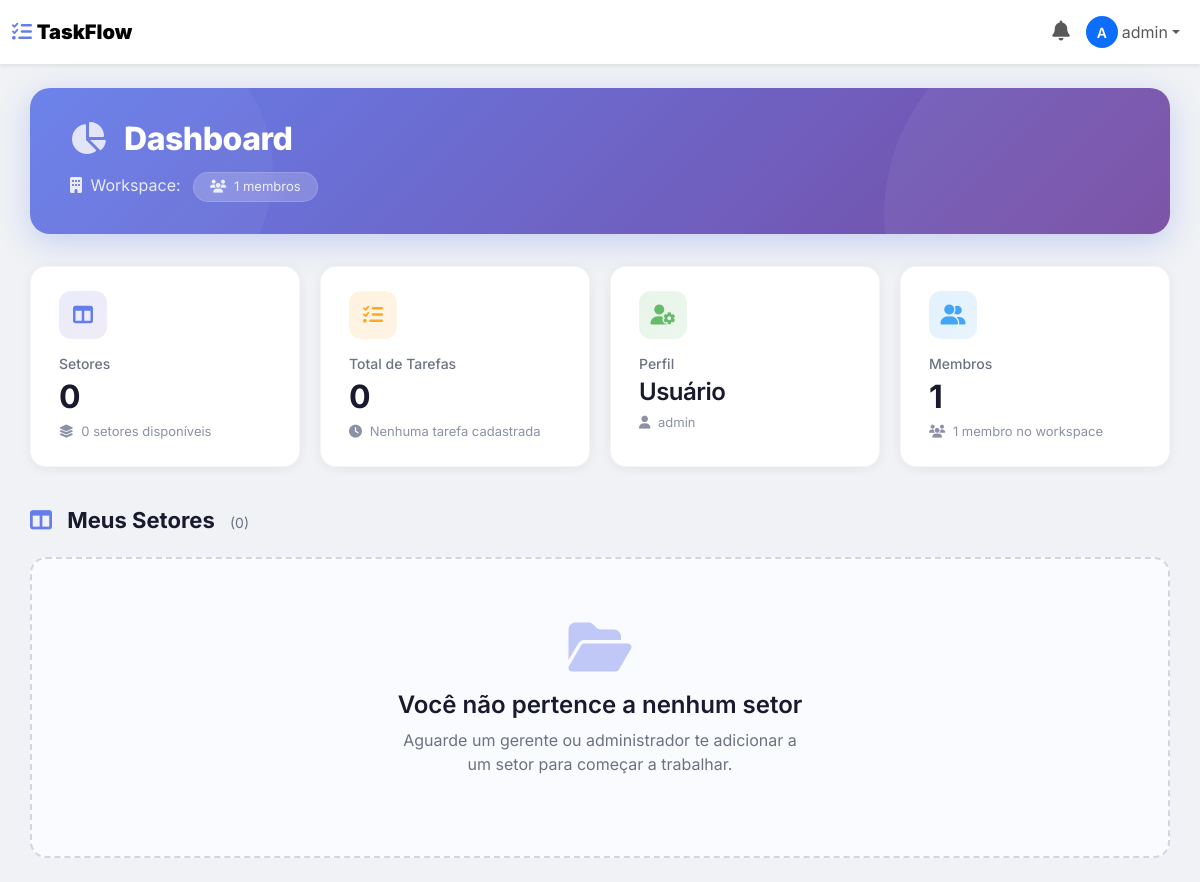
The page / (signed in) on the database its author committed.
### main/models.py (models this page shows, shortened)
class User(AbstractUser):
    TIPOS = (
        ("admin", "Administrador"),
        ("gerente", "Gerente"),
        ("usuario", "Usuário"),
    )
    tipo = models.CharField(
        max_length=20,
        choices=TIPOS,
        default="usuario"
    )
    workspace = models.ForeignKey(
        "Workspace",
        on_delete=models.SET_NULL,
        null=True,
        blank=True,
        related_name="usuarios"
    )

### main/views.py (the view)
# urls.py: 2. Add a URL to urlpatterns:  path('', views.home, name='home')
@login_required
def home(request):
    usuario = request.user
    workspace = usuario.workspace
    if usuario.tipo == 'admin':
        boards = Board.objects.all()
    elif usuario.tipo == 'gerente':
        boards = Board.objects.filter(workspace=workspace)
    else:
        boards_ids = BoardMember.objects.filter(
            usuario=usuario
        ).values_list('board_id', flat=True)
        boards = Board.objects.filter(
            workspace=workspace,
            id__in=boards_ids
        )
    usuarios = User.objects.filter(workspace=workspace)
    total_tarefas = Task.objects.filter(board__workspace=workspace).count()
    return render(
        request,
        "home.html",
        {
            "usuario": usuario,
            "workspace": workspace,
            "boards": boards,
            "usuarios": usuarios,
            "total_tarefas": total_tarefas
        }
    )

### main/templates/home.html (shortened to what this page needs)
{% load static %}
<!DOCTYPE html>
<html lang="pt-br">
<head>
    <link rel="stylesheet" href="https://cdnjs.cloudflare.com/ajax/libs/font-awesome/6.5.0/css/all.min.css">
    <link href="https://cdn.jsdelivr.net/npm/bootstrap@5.3.3/dist/css/bootstrap.min.css" rel="stylesheet">
    <link rel="stylesheet" href="{% static 'css/home.css' %}">
</head>
<body>
    {% include 'navbar.html' %}
    <div class="container-dashboard">
        <div class="dashboard-header">
            <h1>
                <i class="fas fa-chart-pie"></i> Dashboard
            </h1>
            <div class="workspace-info">
                <i class="fas fa-building me-1"></i> Workspace: <strong>{{ workspace.nome }}</strong>
                <span class="badge-workspace ms-2">
                    <i class="fas fa-users me-1"></i> {{ usuarios|length }} membros
                </span>
            </div>
        </div>
        <div class="stats-grid">
            <div class="stat-card">
                <div class="stat-icon purple">
                    <i class="fas fa-columns"></i>
                </div>
                <p class="stat-label">Setores</p>
                <h2 class="stat-value">{{ boards|length }}</h2>
                <div class="stat-sub">
                    <i class="fas fa-layer-group me-1"></i>
                    {% if boards|length == 1 %}
                    1 setor disponível
                    {% else %}
                    {{ boards|length }} setores disponíveis
                    {% endif %}
                </div>
            </div>
            <div class="stat-card">
                <div class="stat-icon orange">
                    <i class="fas fa-tasks"></i>
                </div>
                <p class="stat-label">Total de Tarefas</p>
                <h2 class="stat-value">{{ total_tarefas }}</h2>
                <div class="stat-sub">
                    <i class="fas fa-clock me-1"></i>
                    {% if total_tarefas == 0 %}
                    Nenhuma tarefa cadastrada
                    {% elif total_tarefas == 1 %}
                    1 tarefa em andamento
                    {% else %}
                    {{ total_tarefas }} tarefas em andamento
                    {% endif %}
                </div>
            </div>
            <div class="stat-card">
                <div class="stat-icon green">
                    <i class="fas fa-user-cog"></i>
                </div>
                <p class="stat-label">Perfil</p>
                <h2 class="stat-value" style="font-size:24px; font-weight:600;">
                    {{ usuario.get_tipo_display }}
                </h2>
                <div class="stat-sub">
                    <i class="fas fa-user me-1"></i> {{ usuario.username }}
                </div>
            </div>
            <div class="stat-card">
                <div class="stat-icon blue">
                    <i class="fas fa-user-friends"></i>
                </div>
                <p class="stat-label">Membros</p>
                <h2 class="stat-value">{{ usuarios|length }}</h2>
                <div class="stat-sub">
                    <i class="fas fa-users me-1"></i>
                    {% if usuarios|length == 1 %}
                    1 membro no workspace
                    {% else %}
                    {{ usuarios|length }} membros no workspace
                    {% endif %}
                </div>
            </div>
        </div>
        <div class="section-header">
            <h2>
                <i class="fas fa-columns"></i>
                {% if user.tipo == 'usuario' %}
                    Meus Setores
                {% else %}
                    Seus Setores
                {% endif %}
                <span style="font-size:14px; font-weight:400; color:#6b7280; margin-left:10px;">
                    ({{ boards|length }})
                </span>
            </h2>
        </div>
        {% if boards %}
        <div class="boards-grid">
            {% for board in boards %}
            <div class="board-card">
                <div class="board-icon {% cycle '' 'different-color' 'another-color' 'fourth-color' %}">
                    <i class="fas fa-{% cycle 'clipboard' 'folder' 'file-alt' 'list' 'sticky-note' 'tasks' %}"></i>
                </div>
                <h3>{{ board.nome }}</h3>
                <div class="board-meta">
                    <span>
                        <i class="fas fa-building"></i> {{ board.workspace.nome }}
                    </span>
                    <span>
                        <i class="fas fa-calendar-alt"></i> {{ board.criado_em|date:"d/m/Y" }}
                    </span>
                    {% if user.tipo == 'usuario' %}
                    <span class="badge bg-info" style="font-size:10px;">
                        <i class="fas fa-user-check"></i> Membro
                    </span>
                    {% endif %}
                    {% if board.privado %}
                    <span class="badge bg-warning" style="font-size:10px;">
                        <i class="fas fa-lock"></i> Privado
                    </span>
                    {% endif %}
                </div>
                <div class="board-footer">
                    <div class="task-count">
                        <i class="fas fa-tasks me-1"></i>
                        <strong>{{ board.tarefas.count }}</strong> tarefas
                    </div>
                    <a href="{% url 'board' board_id=board.id %}" class="btn-open-board">
                        Abrir <i class="fas fa-arrow-right"></i>
                    </a>
                </div>
            </div>
            {% endfor %}
        </div>
        {% else %}
        <div class="empty-state">
            <i class="fas fa-folder-open"></i>
            <h4>
                {% if user.tipo == 'usuario' %}
                    Você não pertence a nenhum setor
                {% else %}
                    Nenhum setor criado ainda
                {% endif %}
            </h4>
            <p>
                {% if user.tipo == 'usuario' %}
                    Aguarde um gerente ou administrador te adicionar a um setor para começar a trabalhar.
                {% else %}
                    Comece organizando seu trabalho! Crie seu primeiro setor
                    para começar a gerenciar suas tarefas.
                {% endif %}
            </p>
        </div>
        {% endif %}
    </div>
</body>
</html>

### main/templates/navbar.html (shortened to what this page needs)
<nav class="navbar navbar-expand-lg navbar-light bg-white shadow-sm">
    <div class="container-fluid">
        <a class="navbar-brand fw-bold" href="{% url 'home' %}">
            <i class="fas fa-tasks" style="color: #667eea;"></i>
            <strong>TaskFlow</strong>
        </a>
        <div class="collapse navbar-collapse" id="navbarNav">
            <ul class="navbar-nav ms-auto align-items-center">
                <li class="nav-item dropdown" id="notificacoes-dropdown">
                    <a class="nav-link position-relative" href="#" role="button" data-bs-toggle="dropdown" aria-expanded="false" id="sino-notificacoes">
                        <i class="fas fa-bell" style="font-size: 20px;"></i>
                    </a>
                </li>
                <li class="nav-item dropdown">
                    <a class="nav-link dropdown-toggle d-flex align-items-center" href="#" role="button" data-bs-toggle="dropdown">
                        {% if user.avatar %}
                        <img src="{{ user.avatar.url }}" alt="Avatar" class="rounded-circle me-1" style="width: 32px; height: 32px; object-fit: cover;">
                        {% else %}
                        <div class="rounded-circle bg-primary text-white d-inline-flex align-items-center justify-content-center me-1" style="width: 32px; height: 32px; font-size: 14px; font-weight: 600;">
                            {{ user.first_name|first|default:user.username|first|upper }}
                        </div>
                        {% endif %}
                        <span class="d-none d-md-inline">
                            {{ user.first_name|default:user.username }}
                        </span>
                    </a>
                </li>
            </ul>
        </div>
    </div>
</nav>

### static/css/home.css (style rules this page uses)
* { box-sizing: border-box; }
body { background: #f0f2f5; font-family: 'Inter', -apple-system, BlinkMacSystemFont, 'Segoe UI', Roboto, sans-serif; margin: 0; padding: 0; }
.container-dashboard { max-width: 1400px; margin: 0 auto; padding: 30px 40px; }
.dashboard-header { background: linear-gradient(135deg, #667eea 0%, #764ba2 100%); border-radius: 20px; padding: 32px 40px; margin-bottom: 32px; box-shadow: 0 8px 32px rgba(102, 126, 234, 0.3); position: relative; overflow: hidden; }
.dashboard-header::before { content: ''; position: absolute; top: -50%; right: -10%; width: 400px; height: 400px; background: rgba(255, 255, 255, 0.05); border-radius: 50%; pointer-events: none; }
.dashboard-header::after { content: ''; position: absolute; bottom: -60%; left: -5%; width: 300px; height: 300px; background: rgba(255, 255, 255, 0.04); border-radius: 50%; pointer-events: none; }
.dashboard-header h1 { color: #ffffff; font-size: 32px; font-weight: 800; margin: 0; letter-spacing: -0.5px; position: relative; z-index: 1; }
.dashboard-header h1 i { margin-right: 12px; opacity: 0.8; }
.dashboard-header .workspace-info { color: rgba(255, 255, 255, 0.85); font-size: 16px; margin-top: 6px; position: relative; z-index: 1; }
.dashboard-header .workspace-info .badge-workspace { background: rgba(255, 255, 255, 0.2); padding: 4px 16px; border-radius: 20px; font-size: 13px; display: inline-block; margin-top: 8px; backdrop-filter: blur(10px); border: 1px solid rgba(255, 255, 255, 0.15); }
.stats-grid { display: grid; grid-template-columns: repeat(auto-fit, minmax(220px, 1fr)); gap: 20px; margin-bottom: 40px; }
.stat-card { background: #ffffff; border-radius: 16px; padding: 24px 28px; box-shadow: 0 2px 12px rgba(0, 0, 0, 0.06); border: 1px solid rgba(0, 0, 0, 0.04); transition: all 0.3s ease; position: relative; overflow: hidden; }
.stat-card .stat-icon { width: 48px; height: 48px; border-radius: 12px; display: flex; align-items: center; justify-content: center; font-size: 20px; margin-bottom: 14px; }
.stat-card .stat-icon.purple { background: rgba(102, 126, 234, 0.12); color: #667eea; }
.stat-card .stat-icon.orange { background: rgba(255, 167, 38, 0.12); color: #ffa726; }
.stat-card .stat-icon.green { background: rgba(102, 187, 106, 0.12); color: #66bb6a; }
.stat-card .stat-icon.blue { background: rgba(66, 165, 245, 0.12); color: #42a5f5; }
.stat-card .stat-label { font-size: 14px; color: #6b7280; font-weight: 500; margin: 0 0 4px 0; }
.stat-card .stat-value { font-size: 32px; font-weight: 700; color: #1a1a2e; margin: 0; letter-spacing: -0.5px; }
.stat-card .stat-sub { font-size: 13px; color: #8b92a5; margin-top: 6px; }
.stat-card:nth-child(1) .stat-icon { background: linear-gradient(135deg, rgba(102, 126, 234, 0.15), rgba(118, 75, 162, 0.10)); color: #667eea; }
.stat-card:nth-child(2) .stat-icon { background: linear-gradient(135deg, rgba(255, 167, 38, 0.15), rgba(255, 152, 0, 0.10)); color: #ffa726; }
.stat-card:nth-child(3) .stat-icon { background: linear-gradient(135deg, rgba(102, 187, 106, 0.15), rgba(76, 175, 80, 0.10)); color: #66bb6a; }
.stat-card:nth-child(4) .stat-icon { background: linear-gradient(135deg, rgba(66, 165, 245, 0.15), rgba(33, 150, 243, 0.10)); color: #42a5f5; }
.section-header { display: flex; justify-content: space-between; align-items: center; margin-bottom: 24px; flex-wrap: wrap; gap: 12px; }
.section-header h2 { font-size: 22px; font-weight: 700; color: #1a1a2e; margin: 0; }
.section-header h2 i { color: #667eea; margin-right: 10px; }
.empty-state { text-align: center; padding: 60px 20px; background: #fafbff; border-radius: 16px; border: 2px dashed #d1d5e0; }
.empty-state i { font-size: 56px; color: #667eea; opacity: 0.4; margin-bottom: 16px; }
.empty-state h4 { color: #1a1a2e; font-weight: 600; margin-bottom: 8px; }
.empty-state p { color: #6b7280; max-width: 400px; margin: 0 auto 20px auto; }
@media (max-width: 1200px) { .container-dashboard { padding: 24px 30px; } }
.stat-card { animation: fadeInUp 0.4s ease forwards; }
.stat-card:nth-child(1) { animation-delay: 0.05s; }
.stat-card:nth-child(2) { animation-delay: 0.10s; }
.stat-card:nth-child(3) { animation-delay: 0.15s; }
.stat-card:nth-child(4) { animation-delay: 0.20s; }

### rows shown on the page
User: first_name|first "A", first_name "admin", tipo "Usuário", username "admin"

### other values the page prints
{{ usuarios|length }} "1"
{{ boards|length }} "0"
{{ total_tarefas }} "0"
